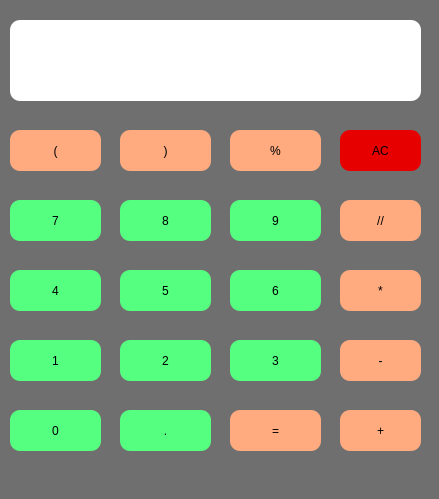
<?xml version="1.0" encoding="UTF-8"?>
<ui version="4.0">
 <class>MainWindow</class>
 <widget class="QMainWindow" name="MainWindow">
  <property name="geometry">
   <rect>
    <x>0</x>
    <y>0</y>
    <width>439</width>
    <height>499</height>
   </rect>
  </property>
  <property name="windowTitle">
   <string>MainWindow</string>
  </property>
  <property name="styleSheet">
   <string notr="true">background-color: rgb(111, 111, 111);

border-radius:10;</string>
  </property>
  <widget class="QWidget" name="centralwidget">
   <widget class="QTextEdit" name="textEdit">
    <property name="geometry">
     <rect>
      <x>10</x>
      <y>20</y>
      <width>411</width>
      <height>81</height>
     </rect>
    </property>
    <property name="styleSheet">
     <string notr="true">background-color: rgb(255, 255, 255);
font: 20pt &quot;MS Shell Dlg 2&quot;;
border-radius:10;</string>
    </property>
   </widget>
   <widget class="QPushButton" name="right">
    <property name="geometry">
     <rect>
      <x>10</x>
      <y>130</y>
      <width>91</width>
      <height>41</height>
     </rect>
    </property>
    <property name="styleSheet">
     <string notr="true">background-color: rgb(255, 170, 127);</string>
    </property>
    <property name="text">
     <string>(</string>
    </property>
   </widget>
   <widget class="QPushButton" name="left">
    <property name="geometry">
     <rect>
      <x>120</x>
      <y>130</y>
      <width>91</width>
      <height>41</height>
     </rect>
    </property>
    <property name="styleSheet">
     <string notr="true">background-color: rgb(255, 170, 127);</string>
    </property>
    <property name="text">
     <string>)</string>
    </property>
   </widget>
   <widget class="QPushButton" name="mod">
    <property name="geometry">
     <rect>
      <x>230</x>
      <y>130</y>
      <width>91</width>
      <height>41</height>
     </rect>
    </property>
    <property name="styleSheet">
     <string notr="true">background-color: rgb(255, 170, 127);</string>
    </property>
    <property name="text">
     <string>%</string>
    </property>
   </widget>
   <widget class="QPushButton" name="clear">
    <property name="geometry">
     <rect>
      <x>340</x>
      <y>130</y>
      <width>81</width>
      <height>41</height>
     </rect>
    </property>
    <property name="styleSheet">
     <string notr="true">background-color: rgb(231, 0, 0);</string>
    </property>
    <property name="text">
     <string>AC</string>
    </property>
   </widget>
   <widget class="QPushButton" name="seven">
    <property name="geometry">
     <rect>
      <x>10</x>
      <y>200</y>
      <width>91</width>
      <height>41</height>
     </rect>
    </property>
    <property name="styleSheet">
     <string notr="true">background-color: rgb(85, 255, 127);

</string>
    </property>
    <property name="text">
     <string>7</string>
    </property>
   </widget>
   <widget class="QPushButton" name="zero">
    <property name="geometry">
     <rect>
      <x>10</x>
      <y>410</y>
      <width>91</width>
      <height>41</height>
     </rect>
    </property>
    <property name="styleSheet">
     <string notr="true">background-color: rgb(85, 255, 127);
</string>
    </property>
    <property name="text">
     <string>0</string>
    </property>
   </widget>
   <widget class="QPushButton" name="four">
    <property name="geometry">
     <rect>
      <x>10</x>
      <y>270</y>
      <width>91</width>
      <height>41</height>
     </rect>
    </property>
    <property name="styleSheet">
     <string notr="true">background-color: rgb(85, 255, 127);
</string>
    </property>
    <property name="text">
     <string>4</string>
    </property>
   </widget>
   <widget class="QPushButton" name="one">
    <property name="geometry">
     <rect>
      <x>10</x>
      <y>340</y>
      <width>91</width>
      <height>41</height>
     </rect>
    </property>
    <property name="styleSheet">
     <string notr="true">background-color: rgb(85, 255, 127);
</string>
    </property>
    <property name="text">
     <string>1</string>
    </property>
   </widget>
   <widget class="QPushButton" name="eight">
    <property name="geometry">
     <rect>
      <x>120</x>
      <y>200</y>
      <width>91</width>
      <height>41</height>
     </rect>
    </property>
    <property name="styleSheet">
     <string notr="true">background-color: rgb(85, 255, 127);
</string>
    </property>
    <property name="text">
     <string>8</string>
    </property>
   </widget>
   <widget class="QPushButton" name="five">
    <property name="geometry">
     <rect>
      <x>120</x>
      <y>270</y>
      <width>91</width>
      <height>41</height>
     </rect>
    </property>
    <property name="styleSheet">
     <string notr="true">background-color: rgb(85, 255, 127);
</string>
    </property>
    <property name="text">
     <string>5</string>
    </property>
   </widget>
   <widget class="QPushButton" name="two">
    <property name="geometry">
     <rect>
      <x>120</x>
      <y>340</y>
      <width>91</width>
      <height>41</height>
     </rect>
    </property>
    <property name="styleSheet">
     <string notr="true">background-color: rgb(85, 255, 127);
</string>
    </property>
    <property name="text">
     <string>2</string>
    </property>
   </widget>
   <widget class="QPushButton" name="dot">
    <property name="geometry">
     <rect>
      <x>120</x>
      <y>410</y>
      <width>91</width>
      <height>41</height>
     </rect>
    </property>
    <property name="styleSheet">
     <string notr="true">background-color: rgb(85, 255, 127);
</string>
    </property>
    <property name="text">
     <string>.</string>
    </property>
   </widget>
   <widget class="QPushButton" name="nine">
    <property name="geometry">
     <rect>
      <x>230</x>
      <y>200</y>
      <width>91</width>
      <height>41</height>
     </rect>
    </property>
    <property name="styleSheet">
     <string notr="true">background-color: rgb(85, 255, 127);
</string>
    </property>
    <property name="text">
     <string>9</string>
    </property>
   </widget>
   <widget class="QPushButton" name="six">
    <property name="geometry">
     <rect>
      <x>230</x>
      <y>270</y>
      <width>91</width>
      <height>41</height>
     </rect>
    </property>
    <property name="styleSheet">
     <string notr="true">background-color: rgb(85, 255, 127);
</string>
    </property>
    <property name="text">
     <string>6</string>
    </property>
   </widget>
   <widget class="QPushButton" name="three">
    <property name="geometry">
     <rect>
      <x>230</x>
      <y>340</y>
      <width>91</width>
      <height>41</height>
     </rect>
    </property>
    <property name="styleSheet">
     <string notr="true">background-color: rgb(85, 255, 127);
</string>
    </property>
    <property name="text">
     <string>3</string>
    </property>
   </widget>
   <widget class="QPushButton" name="equalsto">
    <property name="geometry">
     <rect>
      <x>230</x>
      <y>410</y>
      <width>91</width>
      <height>41</height>
     </rect>
    </property>
    <property name="styleSheet">
     <string notr="true">background-color: rgb(255, 170, 127);</string>
    </property>
    <property name="text">
     <string>=</string>
    </property>
   </widget>
   <widget class="QPushButton" name="divide">
    <property name="geometry">
     <rect>
      <x>340</x>
      <y>200</y>
      <width>81</width>
      <height>41</height>
     </rect>
    </property>
    <property name="styleSheet">
     <string notr="true">background-color: rgb(255, 170, 127);</string>
    </property>
    <property name="text">
     <string>//</string>
    </property>
   </widget>
   <widget class="QPushButton" name="multiply">
    <property name="geometry">
     <rect>
      <x>340</x>
      <y>270</y>
      <width>81</width>
      <height>41</height>
     </rect>
    </property>
    <property name="styleSheet">
     <string notr="true">background-color: rgb(255, 170, 127);</string>
    </property>
    <property name="text">
     <string>*</string>
    </property>
   </widget>
   <widget class="QPushButton" name="minus">
    <property name="geometry">
     <rect>
      <x>340</x>
      <y>340</y>
      <width>81</width>
      <height>41</height>
     </rect>
    </property>
    <property name="styleSheet">
     <string notr="true">background-color: rgb(255, 170, 127);</string>
    </property>
    <property name="text">
     <string>-</string>
    </property>
   </widget>
   <widget class="QPushButton" name="plus">
    <property name="geometry">
     <rect>
      <x>340</x>
      <y>410</y>
      <width>81</width>
      <height>41</height>
     </rect>
    </property>
    <property name="styleSheet">
     <string notr="true">background-color: rgb(255, 170, 127);</string>
    </property>
    <property name="text">
     <string>+</string>
    </property>
   </widget>
  </widget>
  <widget class="QMenuBar" name="menubar">
   <property name="geometry">
    <rect>
     <x>0</x>
     <y>0</y>
     <width>439</width>
     <height>21</height>
    </rect>
   </property>
  </widget>
  <widget class="QStatusBar" name="statusbar"/>
 </widget>
 <resources/>
 <connections/>
</ui>
